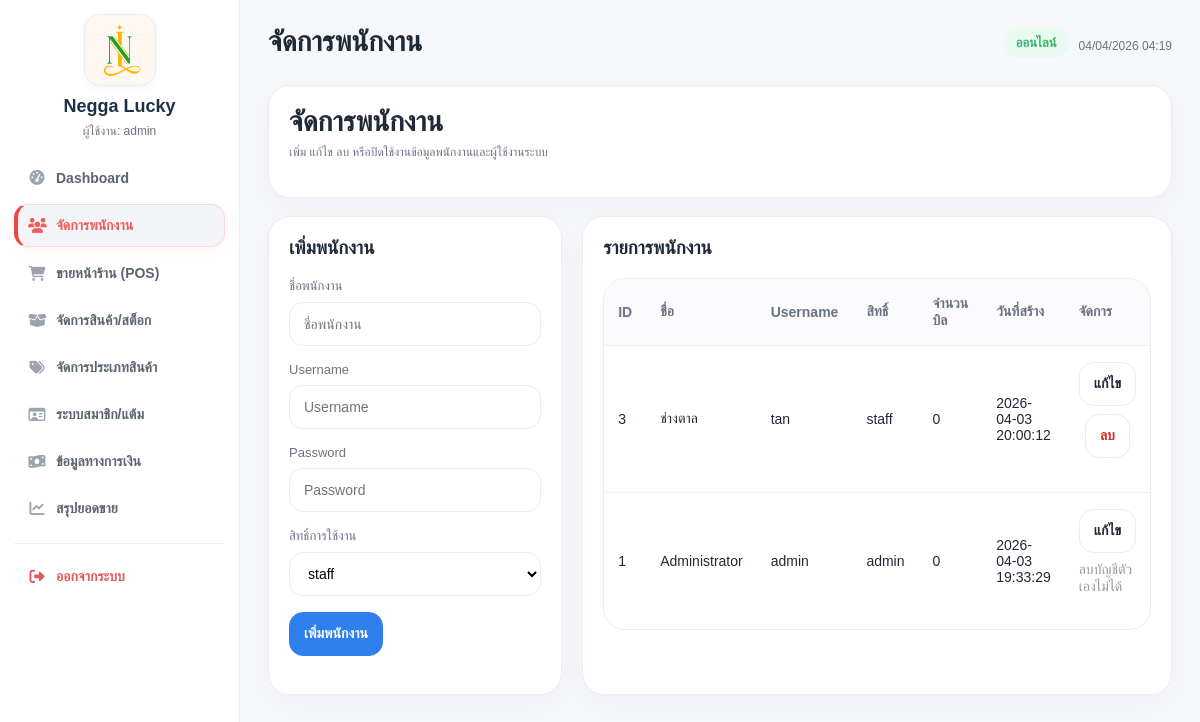
Page /negga-pos/employees.php (signed in) on the committed database.
### tables this page shows
CREATE TABLE `users` (
  `id` int(11) NOT NULL,
  `username` varchar(50) NOT NULL,
  `password_hash` varchar(255) NOT NULL,
  `full_name` varchar(100) NOT NULL,
  `role` enum('admin','staff') NOT NULL DEFAULT 'admin',
  `created_at` timestamp NOT NULL DEFAULT current_timestamp()
);

### negga-pos/includes/auth.php (called while the page is built, shortened)
<?php
require_once __DIR__ . '/functions.php';
function current_user_role(): ?string {
    return $_SESSION['user']['role'] ?? null;
}
function is_admin(): bool {
    return current_user_role() === 'admin';
}

### negga-pos/includes/functions.php (called while the page is built, shortened)
<?php
function e(?string $value): string
{
    return htmlspecialchars((string)$value, ENT_QUOTES, 'UTF-8');
}

### negga-pos/employees.php (the view, shortened to what this page needs)
<?php
require_once __DIR__ . '/includes/functions.php';
require_once __DIR__ . '/includes/auth.php';
$isAdmin = is_admin();
function emp_first_existing(array $columns, array $names): ?string {
    foreach ($names as $name) {
        if (in_array($name, $columns, true)) return $name;
    }
    return null;
}
$userColumns = $pdo->query("SHOW COLUMNS FROM users")->fetchAll(PDO::FETCH_COLUMN);
$salesColumns = $pdo->query("SHOW COLUMNS FROM sales")->fetchAll(PDO::FETCH_COLUMN);
$idCol       = emp_first_existing($userColumns, ['id']);
$nameCol     = emp_first_existing($userColumns, ['name', 'full_name']);
$usernameCol = emp_first_existing($userColumns, ['username', 'user_name', 'login']);
$roleCol     = emp_first_existing($userColumns, ['role']);
$createdCol  = emp_first_existing($userColumns, ['created_at']);
$salesUserCol = emp_first_existing($salesColumns, ['user_id', 'created_by']);
$editRow = null;
$selectParts = ["u.`$idCol` AS id"];
if ($nameCol) $selectParts[] = "u.`$nameCol` AS name";
$selectParts[] = "u.`$usernameCol` AS username";
if ($roleCol) $selectParts[] = "u.`$roleCol` AS role";
if ($createdCol) $selectParts[] = "u.`$createdCol` AS created_at";
if ($salesUserCol) {
    $selectParts[] = "(
        SELECT COUNT(*)
        FROM sales s
        WHERE s.`$salesUserCol` = u.`$idCol`
    ) AS sales_count";
} else {
    $selectParts[] = "0 AS sales_count";
}
$listSql = "SELECT " . implode(', ', $selectParts) . " FROM users u ORDER BY u.`$idCol` DESC";
$rows = $pdo->query($listSql)->fetchAll();
require __DIR__ . '/includes/header.php';
?>
<div class="card" style="margin-bottom:18px;">
    <div class="toolbar" style="justify-content:space-between; align-items:center; flex-wrap:wrap;">
        <div>
            <div class="page-title">จัดการพนักงาน</div>
            <div class="mini-text">เพิ่ม แก้ไข ลบ หรือปิดใช้งานข้อมูลพนักงานและผู้ใช้งานระบบ</div>
        </div>
    </div>
</div>
<div class="two-col">
    <?php if ($isAdmin): ?>
    <div class="card">
        <h3 style="margin-top:0;"><?= $editRow ? 'แก้ไขพนักงาน' : 'เพิ่มพนักงาน' ?></h3>
        <form method="post">
            <?php if ($nameCol): ?>
                <div class="form-group mb-3">
                    <label>ชื่อพนักงาน</label>
                    <input
                        class="input w-full"
                        type="text"
                        name="name"
                        value="<?= e($editRow[$nameCol] ?? $editRow['name'] ?? '') ?>"
                        placeholder="ชื่อพนักงาน"
                    >
                </div>
            <?php endif; ?>
            <div class="form-group mb-3">
                <label>Username</label>
                <input
                    class="input w-full"
                    type="text"
                    name="username"
                    required
                    value="<?= e($editRow[$usernameCol] ?? $editRow['username'] ?? '') ?>"
                    placeholder="Username"
                >
            </div>
            <div class="form-group mb-3">
                <label>Password <?= $editRow ? '(เว้นว่างได้ ถ้าไม่เปลี่ยน)' : '' ?></label>
                <input
                    class="input w-full"
                    type="password"
                    name="password"
                    <?= $editRow ? '' : 'required' ?>
                    placeholder="Password"
                >
            </div>
            <?php if ($roleCol): ?>
                <div class="form-group mb-3">
                    <label>สิทธิ์การใช้งาน</label>
                    <select class="select w-full" name="role">
                        <option value="staff" <?= (($editRow[$roleCol] ?? $editRow['role'] ?? 'staff') === 'staff') ? 'selected' : '' ?>>staff</option>
                    </select>
                </div>
            <?php endif; ?>
            <div class="toolbar" style="gap:10px;">
                <button class="btn primary" type="submit">
                    <?= $editRow ? 'บันทึกการแก้ไข' : 'เพิ่มพนักงาน' ?>
                </button>
            </div>
        </form>
    </div>
    <?php endif; ?>
    <div class="card">
        <h3 style="margin-top:0;">รายการพนักงาน</h3>
        <div class="table-wrap">
            <table>
                <thead>
                    <tr>
                        <th>ID</th>
                        <?php if ($nameCol): ?><th>ชื่อ</th><?php endif; ?>
                        <th>Username</th>
                        <?php if ($roleCol): ?><th>สิทธิ์</th><?php endif; ?>
                        <th>จำนวนบิล</th>
                        <?php if ($createdCol): ?><th>วันที่สร้าง</th><?php endif; ?>
                        <th class="text-center">จัดการ</th>
                    </tr>
                </thead>
                <tbody>
                    <?php if (!$rows): ?>
                        <tr>
                            <td colspan="8">ยังไม่มีข้อมูลพนักงาน</td>
                        </tr>
                    <?php else: ?>
                        <?php foreach ($rows as $row): ?>
                            <?php
                            $rowId = (int)$row['id'];
                            $salesCount = (int)($row['sales_count'] ?? 0);
                            $isSelf = $rowId === (int)($_SESSION['user']['id'] ?? 0);
                            ?>
                            <tr>
                                <td><?= $rowId ?></td>
                                <?php if ($nameCol): ?><td><?= e($row['name'] ?? '-') ?></td><?php endif; ?>
                                <td><?= e($row['username']) ?></td>
                                <?php if ($roleCol): ?><td><?= e($row['role'] ?? '-') ?></td><?php endif; ?>
                                <td><?= $salesCount ?></td>
                                <?php if ($createdCol): ?><td><?= e($row['created_at'] ?? '-') ?></td><?php endif; ?>
                                <td class="text-center">
                                    <?php if ($isAdmin): ?>
                                        <div class="toolbar" style="gap:8px; justify-content:center; flex-wrap:wrap;">
                                            <a class="btn" href="employees.php?edit=<?= $rowId ?>">แก้ไข</a>
                                            <?php if ($isSelf): ?>
                                                <span style="color:#999;">ลบบัญชีตัวเองไม่ได้</span>
                                            <?php else: ?>
                                                <form method="post" onsubmit="return confirm('ยืนยันการลบพนักงานนี้?');" style="display:inline;">
                                                    <button class="btn" type="submit" style="color:#dc2626;">ลบ</button>
                                                </form>
                                            <?php endif; ?>
                                        </div>
                                    <?php else: ?>
                                        <span style="color:#999;">ไม่มีสิทธิ์</span>
                                    <?php endif; ?>
                                </td>
                            </tr>
                        <?php endforeach; ?>
                    <?php endif; ?>
                </tbody>
            </table>
        </div>
    </div>
</div>
<?php require __DIR__ . '/includes/footer.php'; ?>

### negga-pos/assets/style.css (style rules this page uses)
:root { --bg:#f6f7fb; --panel:#ffffff; --line:#ececf3; --primary:#2f80ed; --primary-soft:#eaf2fe; --text:#1f2937; --muted:#6b7280; --danger:#e65a5a; --danger-soft:#fdecec; --success:#35b56a; --success-soft:#e8faef; --warn:#d1a100; --warn-soft:#fff8da; }
* { box-sizing:border-box }
body { margin:0;background:var(--bg);font-family:Tahoma,Arial,sans-serif;color:var(--text) }
a { text-decoration:none;color:inherit }
.page-title { font-size:28px;font-weight:700 }
.mini-text { font-size:13px;color:var(--muted) }
.card { background:var(--panel);border:1px solid var(--line);border-radius:22px;padding:20px;box-shadow:0 10px 30px rgba(20,20,50,.03) }
.toolbar { display:flex;gap:12px;align-items:center;justify-content:space-between;margin-bottom:18px;flex-wrap:wrap }
.input,.select,.btn { height:44px;border-radius:14px;border:1px solid var(--line);background:#fff;padding:0 14px;font-size:14px }
.input { min-width:230px }
.btn { display:inline-flex;align-items:center;justify-content:center;cursor:pointer;font-weight:700 }
.btn.primary { background:var(--primary);border-color:var(--primary);color:#fff }
.table-wrap { background:#fff;border:1px solid var(--line);border-radius:22px;overflow:hidden }
table { width:100%;border-collapse:collapse }
th,td { padding:16px 14px;border-bottom:1px solid #f0f1f5;text-align:left;font-size:14px;vertical-align:middle }
th { background:#fbfbfe;color:#6b7280;font-weight:700 }
tr:last-child td { border-bottom:none }
.form-group label { display:block;font-size:13px;color:var(--muted);margin-bottom:8px }
.form-group .input,.form-group .select { width:100% }
.two-col { display:grid;grid-template-columns:1.3fr .9fr;gap:20px }
.w-full { width:100% }
.mb-3 { margin-bottom:16px }
.mini-text { margin-top:6px; font-size:12px; color:var(--muted); }

### rows in the picture
users: id "3", full_name "ช่างตาล", username "tan", role "staff", salesCount "0", created_at "2026-04-03 20:00:12"
users: id "1", full_name "Administrator", username "admin", role "admin", salesCount "0", created_at "2026-04-03 19:33:29", shows "ลบบัญชีตัวเองไม่ได้"

### other values in the picture
$_SESSION['user']['username'] "admin"
$pageName "จัดการพนักงาน"
